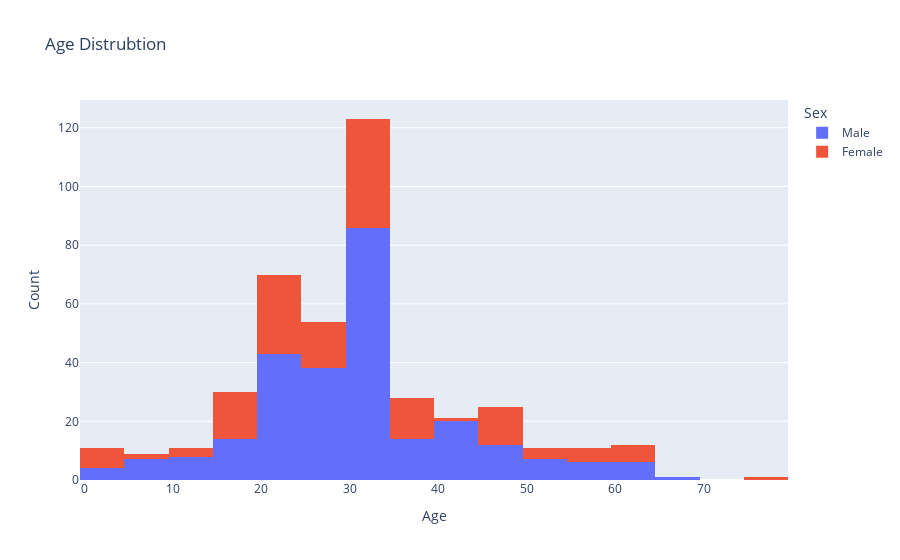

Source (notebook cell):
### Code cell
fig=px.histogram(df,x='Age',title='Age Distrubtion',color='Sex')
fig.update_xaxes(title_text='Age')
fig.update_yaxes(title_text='Count')

### Figure 1 — Plotly figure (JSON) as saved in the notebook; plotly's stock layout.template omitted (floating-point values rounded to 4 significant figures; data arrays with more than 128 entries replaced by an {"elided": "..."} marker saying what was removed)
{"data": [{"alignmentgroup": "True", "bingroup": "x", "hovertemplate": "Sex=Male<br>Age=%{x}<br>count=%{y}<extra></extra>", "legendgroup": "Male", "marker": {"color": "#636efa", "pattern": {"shape": ""}}, "name": "Male", "offsetgroup": "Male", "orientation": "v", "showlegend": true, "type": "histogram", "x": {"elided": "266 int values"}, "xaxis": "x", "yaxis": "y"}, {"alignmentgroup": "True", "bingroup": "x", "hovertemplate": "Sex=Female<br>Age=%{x}<br>count=%{y}<extra></extra>", "legendgroup": "Female", "marker": {"color": "#EF553B", "pattern": {"shape": ""}}, "name": "Female", "offsetgroup": "Female", "orientation": "v", "showlegend": true, "type": "histogram", "x": {"elided": "152 int values"}, "xaxis": "x", "yaxis": "y"}], "layout": {"barmode": "relative", "legend": {"title": {"text": "Sex"}, "tracegroupgap": 0}, "title": {"text": "Age Distrubtion"}, "xaxis": {"anchor": "y", "domain": [0, 1], "title": {"text": "Age"}}, "yaxis": {"anchor": "x", "domain": [0, 1], "title": {"text": "Count"}}}}
